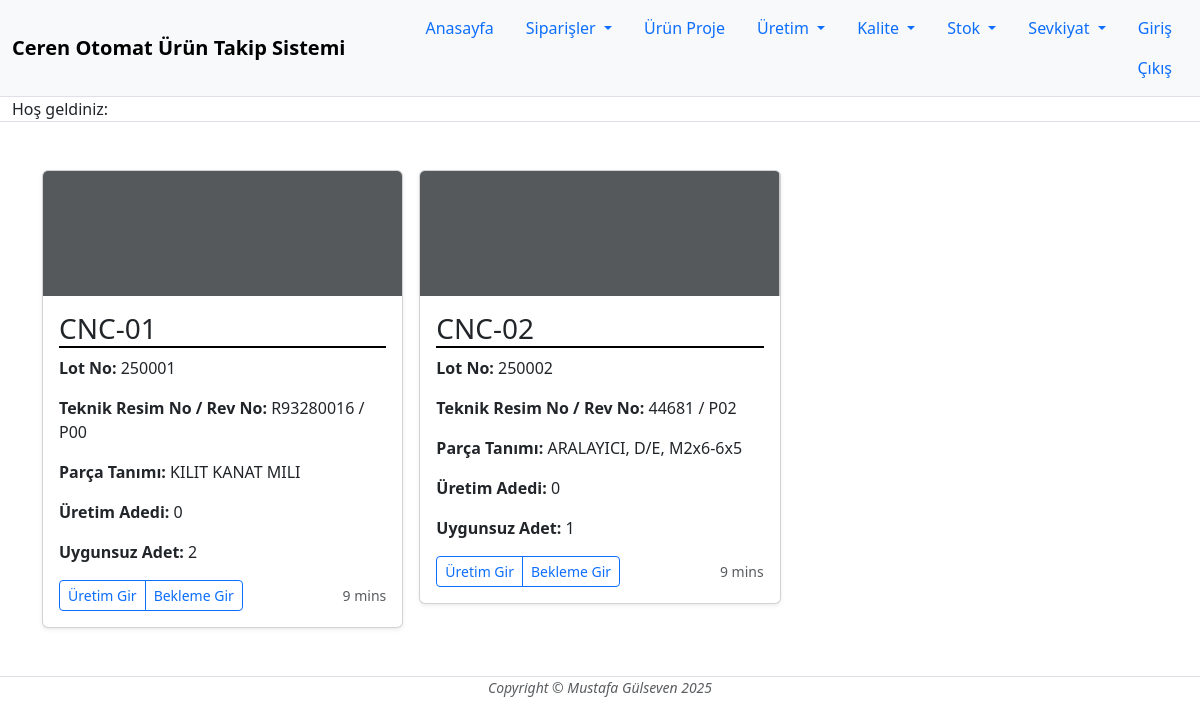
The page /uretim-girisi on the database its author committed.
### main.py (models this page shows)
class Lot(db.Model):
    __tablename__ = "lot"
    id: Mapped[int] = mapped_column(Integer, primary_key=True)
    lot_no: Mapped[str] = mapped_column(String(10), unique=True, nullable=False)
    proje_id: Mapped[int] = mapped_column(Integer, ForeignKey('proje.id'))
    proje = relationship("Proje", back_populates="lot")
    opr_id: Mapped[int] = mapped_column(Integer, ForeignKey('operasyon.id'))
    opr_name = relationship('Operasyon')
    ad: Mapped[int] = mapped_column(Integer, unique=False, nullable=False)
    plan_id: Mapped[int] = mapped_column(Integer, ForeignKey('plan.id'))
    plan = relationship('Plan')
    sure: Mapped[int] = mapped_column(Integer, unique=False, nullable=True)
    fire_ad: Mapped[int] = mapped_column(Integer, unique=False, nullable=True)
    malz_id: Mapped[int] = mapped_column(Integer, unique=False,nullable=True)
    lot_stat: Mapped[str] = mapped_column(String(100), unique=False, nullable=True)
    tarih: Mapped[datetime] = mapped_column(DateTime, default=datetime.utcnow)
    malz = relationship("Malztransc", back_populates="lot")
    sevk = relationship("Sevkiyat", back_populates="lot")
    operator_id: Mapped[int] = mapped_column(Integer, ForeignKey('personel.id'), nullable=True)
    operator = relationship("Personel", back_populates="oprtr")

class Cnc(db.Model):
    __tablename__ = "cnc"
    id: Mapped[int] = mapped_column(Integer, primary_key=True)
    marka: Mapped[str] = mapped_column(String(100), unique=False, nullable=False)
    model: Mapped[str] = mapped_column(String(100), unique=False, nullable=False)
    cnc_no: Mapped[str] = mapped_column(String(100), unique=True, nullable=False)
    maks_cap: Mapped[int] = mapped_column(Integer, unique=False, nullable=False)

class Proje(db.Model):
    __tablename__ = "proje"
    id: Mapped[int] = mapped_column(Integer, primary_key=True)
    urn_no: Mapped[str] = mapped_column(String(100), unique=False, nullable=False)
    tkr_no: Mapped[str] = mapped_column(String(100), unique=False, nullable=False)
    tkr_rev_no: Mapped[str] = mapped_column(String(10), unique=False, nullable=False)
    urn_adi: Mapped[str] = mapped_column(String(250), unique=False, nullable=False)
    prj_no: Mapped[str] = mapped_column(String(250), unique=True, nullable=True)
    prj_rev = relationship('Projerevtakip', back_populates="prj")
    kal_class: Mapped[str] = mapped_column(String(50), unique=False, nullable=True)
    cap: Mapped[float]=mapped_column(Float,unique=False,nullable=True)
    boy: Mapped[float] = mapped_column(Float, unique=False, nullable=True)
    project=relationship("Satir", back_populates="urn")
    malz_id: Mapped[int] = mapped_column(Integer, ForeignKey('malzeme.id'), nullable=True)
    malz = relationship('Malzeme')
    lot = relationship('Lot', back_populates="proje")
    cihaz = relationship('Projecihaz', back_populates="proje")
    prog: Mapped[str] = mapped_column(String(250), unique=False, nullable=True)
    stat: Mapped[str] = mapped_column(String(250), default="Açık",unique=False, nullable=True)
    opr = relationship('Projeopr', back_populates="proje")
    malz_sah: Mapped[str] = mapped_column(String(250), unique=False, nullable=True)
    proj_rev_no: Mapped[int] = mapped_column(Integer, default=0,  nullable=True)
    teklif_sure: Mapped[int] = mapped_column(Integer, nullable=True)
    yay_tarh: Mapped[date] = mapped_column(Date, default=date.today(), nullable=True)
    rev_tarh: Mapped[date] = mapped_column(Date, default=date.today(), nullable=True)

### main.py (the view)
@app.route("/uretim-girisi", methods=["GET","POST"])
def uretim_add():
    lotlar = db.session.query(Lot).filter(or_(Lot.lot_stat == "Ayar", Lot.lot_stat == "Seri")).all()
    print(lotlar)
    return render_template("uretim-ekle.html", logged_in=current_user.is_authenticated, user=current_user, lot=lotlar)

### templates/uretim-ekle.html (shortened to what this page needs)
{% from "bootstrap5/form.html" import render_form %}{% include "header.html" %}
<div class="container my-5">
    <div class="row row-cols-1 row-cols-sm-2 row-cols-md-3 g-3">
        {% for l in lot %}
        <div class="col">
            <div class="card shadow-sm">
                <svg aria-label="Placeholder: Thumbnail" class="bd-placeholder-img card-img-top" height="125" preserveAspectRatio="xMidYMid slice" role="img" width="100%" >
                    <title></title>
                    <rect width="100%" height="100%" fill="#55595c"></rect>
                    <text x="50%" y="50%" fill="#eceeef" dy=".5em"></text>
                </svg>
                <div class="card-body">
                    <h3 style="border-bottom: 2px solid black;">{{l.plan.cnc.cnc_no}}</h3>
                    <p class="card-text"><strong>Lot No:</strong> {{l.lot_no}}</p>
                    <p class="card-text"><strong>Teknik Resim No / Rev No:</strong> {{l.proje.tkr_no}} / {{l.proje.tkr_rev_no}}</p>
                    <p class="card-text"><strong>Parça Tanımı:</strong> {{l.proje.urn_adi}}</p>
                    <p class="card-text"><strong>Üretim Adedi:</strong> {{l.ad}}</p>
                    <p class="card-text"><strong>Uygunsuz Adet:</strong> {{l.fire_ad}}</p>
                    <div class="d-flex justify-content-between align-items-center">
                        <div class="btn-group">
                            <button type="button" class="btn btn-sm btn-outline-primary" onclick="openWindow('{{url_for('lot_info_add', lot_id=l.id)}}')">Üretim Gir</button>
                            <button type="button" class="btn btn-sm btn-outline-primary">Bekleme Gir</button>
                        </div>
                        <small class="text-body-secondary">9 mins</small>
                    </div>
                </div>
            </div>
        </div>
        {% endfor %}
    </div>
</div>
{% include "footer.html" %}

### rows shown on the page
Lot: plan.cnc.cnc_no "CNC-01", lot_no "250001", proje.tkr_no "R93280016", proje.tkr_rev_no "P00", proje.urn_adi "KILIT KANAT MILI", ad "0", fire_ad "2"
Lot: plan.cnc.cnc_no "CNC-02", lot_no "250002", proje.tkr_no "44681", proje.tkr_rev_no "P02", proje.urn_adi "ARALAYICI, D/E, M2x6-6x5", ad "0", fire_ad "1"
